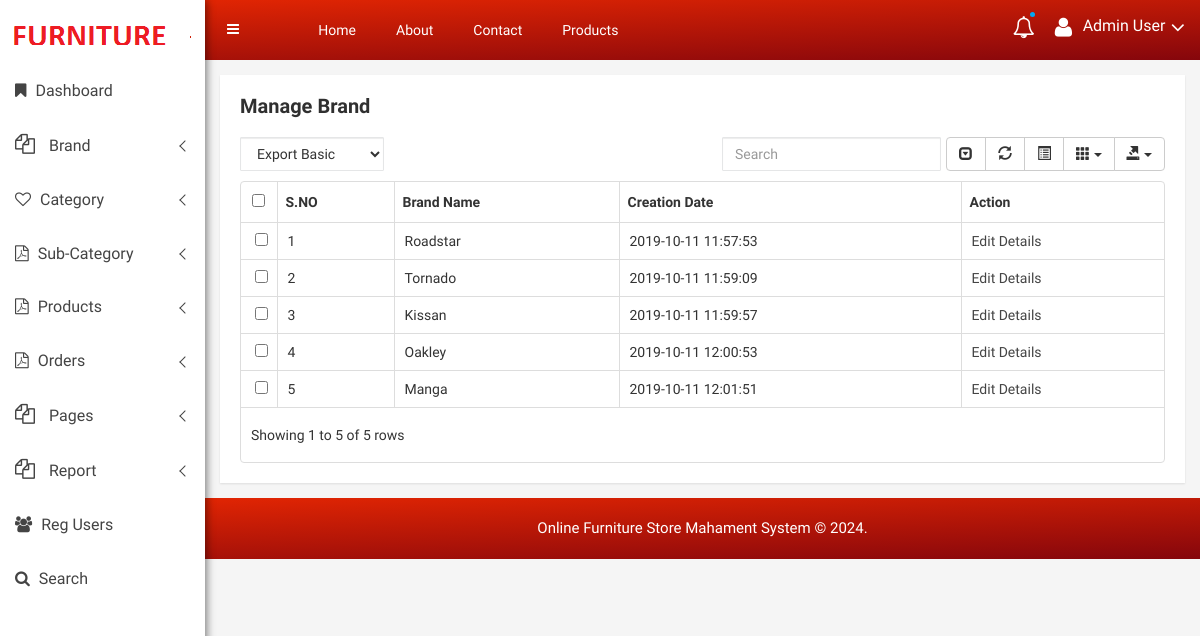
/ofsms/admin/manage-brand.php (signed in), run on the app's committed database.
### tables this page shows
CREATE TABLE `tblbrand` (
  `ID` int(10) NOT NULL,
  `BrandName` varchar(120) DEFAULT NULL,
  `Logo` varchar(200) DEFAULT NULL,
  `CreationDate` timestamp NULL DEFAULT current_timestamp()
);

### ofsms/admin/manage-brand.php (the view, shortened to what this page needs)
<?php
include('includes/dbconnection.php');
if (strlen($_SESSION['ofsmsaid']==0)) {
  header('location:logout.php');
  } else{
?>
<!doctype html>
<html class="no-js" lang="en">
<head>
    <link rel="stylesheet" href="css/bootstrap.min.css">
    <link rel="stylesheet" href="css/font-awesome.min.css">
    <link rel="stylesheet" href="css/owl.carousel.css">
    <link rel="stylesheet" href="css/owl.theme.css">
    <link rel="stylesheet" href="css/owl.transitions.css">
    <link rel="stylesheet" href="css/animate.css">
    <link rel="stylesheet" href="css/normalize.css">
    <link rel="stylesheet" href="css/meanmenu.min.css">
    <link rel="stylesheet" href="css/main.css">
    <link rel="stylesheet" href="css/morrisjs/morris.css">
    <link rel="stylesheet" href="css/scrollbar/jquery.mCustomScrollbar.min.css">
    <link rel="stylesheet" href="css/metisMenu/metisMenu.min.css">
    <link rel="stylesheet" href="css/metisMenu/metisMenu-vertical.css">
    <link rel="stylesheet" href="css/calendar/fullcalendar.min.css">
    <link rel="stylesheet" href="css/calendar/fullcalendar.print.min.css">
    <link rel="stylesheet" href="css/editor/select2.css">
    <link rel="stylesheet" href="css/editor/datetimepicker.css">
    <link rel="stylesheet" href="css/editor/bootstrap-editable.css">
    <link rel="stylesheet" href="css/editor/x-editor-style.css">
    <link rel="stylesheet" href="css/data-table/bootstrap-table.css">
    <link rel="stylesheet" href="css/data-table/bootstrap-editable.css">
    <link rel="stylesheet" href="style.css">
    <link rel="stylesheet" href="css/responsive.css">
</head>
<body>
   <?php include_once('includes/sidebar.php');?>
    <div class="all-content-wrapper">
        <?php include_once('includes/header.php');?>
       <div class="data-table-area mg-tb-15">
            <div class="container-fluid">
                <div class="row">
                    <div class="col-lg-12 col-md-12 col-sm-12 col-xs-12">
                        <div class="sparkline13-list">
                            <div class="sparkline13-hd">
                                <div class="main-sparkline13-hd">
                                    <h1>Manage  <span class="table-project-n">Brand</span></h1>
                                </div>
                            </div>
                            <div class="sparkline13-graph">
                                <div class="datatable-dashv1-list custom-datatable-overright">
                                    <div id="toolbar">
                                        <select class="form-control">
                        <option value="">Export Basic</option>
                      </select>
                                    </div>
                                    <table id="table" data-toggle="table" data-pagination="true" data-search="true" data-show-columns="true" data-show-pagination-switch="true" data-show-refresh="true" data-key-events="true" data-show-toggle="true" data-resizable="true" data-cookie="true"
                                        data-cookie-id-table="saveId" data-show-export="true" data-click-to-select="true" data-toolbar="#toolbar">
                                        <thead>
                                            <tr>
                                                <th data-field="id">S.NO</th>
                                                <th data-field="name">Brand Name</th>
                                                <th data-field="company">Creation Date</th>
                                                <th data-field="action">Action</th>
                                            </tr>
                                        </thead>
                                        <tbody>
                                        <?php
$sql="SELECT * from tblbrand";
$query = $dbh -> prepare($sql);
$query->execute();
$results=$query->fetchAll(PDO::FETCH_OBJ);
$cnt=1;
if($query->rowCount() > 0)
{
foreach($results as $row)
{               ?>
                                            <tr>
                                                <td><?php echo htmlentities($cnt);?></td>
                                                <td><?php  echo htmlentities($row->BrandName);?></td>
                                                <td><?php  echo htmlentities($row->CreationDate);?></td>
                                                <td><a href="edit-brand-detail.php?editid=<?php echo htmlentities ($row->ID);?>">Edit Details</a></td>
                                            </tr>
                                             <?php $cnt=$cnt+1;}} ?>
                                        </tbody>
                                    </table>
                                </div>
                            </div>
                        </div>
                    </div>
                </div>
            </div>
        </div>
        <?php include_once('includes/footer.php');?>
    </div>
</body>
</html>
<?php }  ?>

### ofsms/admin/includes/header.php (shortened to what this page needs)
 <div class="container-fluid">
            <div class="row">
                <div class="col-lg-12 col-md-12 col-sm-12 col-xs-12">
                    <div class="logo-pro">
                        <a href="dashboard.php"><img class="main-logo" src="images/logo/logo1.png" alt="" /></a>
                    </div>
                </div>
            </div>
        </div>
<div class="header-advance-area">
            <div class="header-top-area">
                <div class="container-fluid">
                    <div class="row">
                        <div class="col-lg-12 col-md-12 col-sm-12 col-xs-12">
                            <div class="header-top-wraper">
                                <div class="row">
                                    <div class="col-lg-1 col-md-0 col-sm-1 col-xs-12">
                                        <div class="menu-switcher-pro">
                                            <button type="button" id="sidebarCollapse" class="btn bar-button-pro header-drl-controller-btn btn-info navbar-btn">
                                                    <i class="fa fa-bars"></i>
                                                </button>
                                        </div>
                                    </div>
                                    <div class="col-lg-6 col-md-7 col-sm-6 col-xs-12">
                                        <div class="header-top-menu tabl-d-n">
                                            <ul class="nav navbar-nav mai-top-nav">
                                                <li class="nav-item"><a href="dashboard.php" class="nav-link">Home</a>
                                                </li>
                                                <li class="nav-item"><a href="about-us.php" class="nav-link">About</a>
                                                </li>
                                                <li class="nav-item"><a href="contact-us.php" class="nav-link">Contact</a>
                                                </li>
                                                <li class="nav-item"><a href="manage-products.php" class="nav-link">Products</a>
                                                </li>
                                            </ul>
                                        </div>
                                    </div>
  <div class="col-lg-5 col-md-5 col-sm-12 col-xs-12">
<div class="header-right-info">
 <ul class="nav navbar-nav mai-top-nav header-right-menu">
 <li class="nav-item"><a href="#" data-toggle="dropdown" role="button" aria-expanded="false" class="nav-link dropdown-toggle"><i class="fa fa-bell-o" aria-hidden="true"></i><span class="indicator-nt"></span></a>
</li>
 <li class="nav-item">
 <a href="#" data-toggle="dropdown" role="button" aria-expanded="false" class="nav-link dropdown-toggle">
<i class="fa fa-user adminpro-user-rounded header-riht-inf" aria-hidden="true"></i>
<span class="admin-name"><?php
$aid=$_SESSION['ofsmsaid'];
$sql="SELECT AdminName,Email from  tbladmin where ID=:aid";
$query = $dbh -> prepare($sql);
$query->bindParam(':aid',$aid,PDO::PARAM_STR);
$query->execute();
$results=$query->fetchAll(PDO::FETCH_OBJ);
$cnt=1;
if($query->rowCount() > 0)
{
foreach($results as $row)
{               ?><?php  echo $row->AdminName;?><?php $cnt=$cnt+1;}} ?></span>
<i class="fa fa-angle-down adminpro-icon adminpro-down-arrow"></i>
    </a>
</li>
 </ul>
 </div>
</div>
</div>
</div>
 </div>
 </div>
  </div>
 </div>
        </div>

### ofsms/admin/css/main.css (style rules this page uses)
html { color: #222; font-size: 1em; line-height: 1.4; }
audio, canvas, iframe, img, svg, video { vertical-align: middle; }

### ofsms/admin/style.css (style rules this page uses)
html, body { height: 100%; font-family: 'Play', sans-serif;font-weight:400;background:#f5f5f5; }
img { max-width:100%;height:auto }
h1, h2, h3, h4, h5, h6 { margin: 0 0 10px; font-weight:700; }
a { transition: all 0.3s ease 0s;text-decoration:none; }
a:visited, a:link, a:active { text-decoration: none; }
ul { list-style: outside none none; margin: 0; padding: 0 }
.mg-tb-15 { margin:15px 0px; }
.all-content-wrapper { margin-left: 205px; transition: all 0.3s; }
.bar-button-pro { margin: 13px 0px; }
.menu-switcher-pro { transition:all .4s ease 0s; }
.menu-switcher-pro button { background: none; border:none; }
.header-top-menu .navbar-nav>li>a { padding: 20px 20px; color: #fff; font-size:14px; }
.header-right-info .navbar-nav { float:right; padding:17px 0px; }
.header-right-info ul.header-right-menu li { display:inline-block; }
.header-right-info ul.header-right-menu > li > a { display:inline-block; color:#fff; padding: 0px 0px 0px 20px; font-size:22px; text-decoration:none; position:relative; }
.indicator-nt { position:absolute; height:5px; width:5px; background:#03a9f4; border-radius:50%; top: -5px; right: 0px; }
.header-right-info .admin-name { display: inline-block; color: #fff; font-size: 16px; position: relative; top: -4px; margin-left:5px; }
.form-control { background-color: #FFFFFF; background-image: none; border: 1px solid #e5e6e7; border-radius: 1px; color: inherit; display: block; padding: 6px 12px; transition: border-color 0.15s ease-in-out 0s, box-shadow 0.15s ease-in-out 0s; width: 100%; }
.header-advance-area { background: -webkit-linear-gradient(178deg, #e12503 0%, #85060c 100%); background: linear-gradient(178deg, #e12503 0%, #85060c 100%); }
.product-sales-chart, .analytics-info-cs, .tranffic-als-inner, .analytics-rounded, .single-new-trend, .personal-info-wrap, .author-widgets-single, .calender-inner, .product-status-wrap, .review-tab-pro-inner, .income-dashone-total, .analytics-adminpro-wrap, .analytics-sparkle-line, .analysis-progrebar, .sparkline8-list, .sparkline9-list, .sparkline7-list, .sparkline10-list, .sparkline12-list, .sparkline13-list, .sparkline14-list, .sparkline13-list, .sparkline11-list, .x-editable-list, .code-editor-single, .blog-details-inner, .charts-single-pro, .about-sparkline, .sparkline-list, .button-ad-wrap, .tab-content-details, .sparkline16-list, .sparkline15-list, .tinymce-single { padding:20px; background:#fff; -webkit-box-shadow: 0px 1px 2px 0px rgba(0, 0, 0, 0.1); box-shadow: 0px 1px 2px 0px rgba(0, 0, 0, 0.1); }
.header-top-area { position: fixed; background: -webkit-linear-gradient(178deg, #e12503 0%, #85060c 100%); background: linear-gradient(178deg, #e12503 0%, #85060c 100%); z-index: 99; left: 200px; right: 0; top: 0; margin: 0 auto; transition: all 0.3s; }
.main-sparkline8-hd h1, .main-sparkline9-hd h1, .main-spark7-hd h1, .main-sparkline10-hd h1, .main-sparkline11-hd h1, .main-sparkline12-hd h1, .main-sparkline13-hd h1, .main-sparkline14-hd h1 { font-size:20px; color:#303030; }
.custom-datatable-overright table tbody tr td a { color: #444; font-size: 14px; }
.custom-datatable-overright table tbody tr td { padding-left: 10px !important; padding-right: 5px !important; font-size: 14px; text-align: left; }

### data on the page
tblbrand: BrandName "Roadstar", CreationDate "2019-10-11 11:57:53"
tblbrand: BrandName "Tornado", CreationDate "2019-10-11 11:59:09"
tblbrand: BrandName "Kissan", CreationDate "2019-10-11 11:59:57"
tblbrand: BrandName "Oakley", CreationDate "2019-10-11 12:00:53"
tblbrand: BrandName "Manga", CreationDate "2019-10-11 12:01:51"

### other printed values
$row->AdminName "Admin User"
